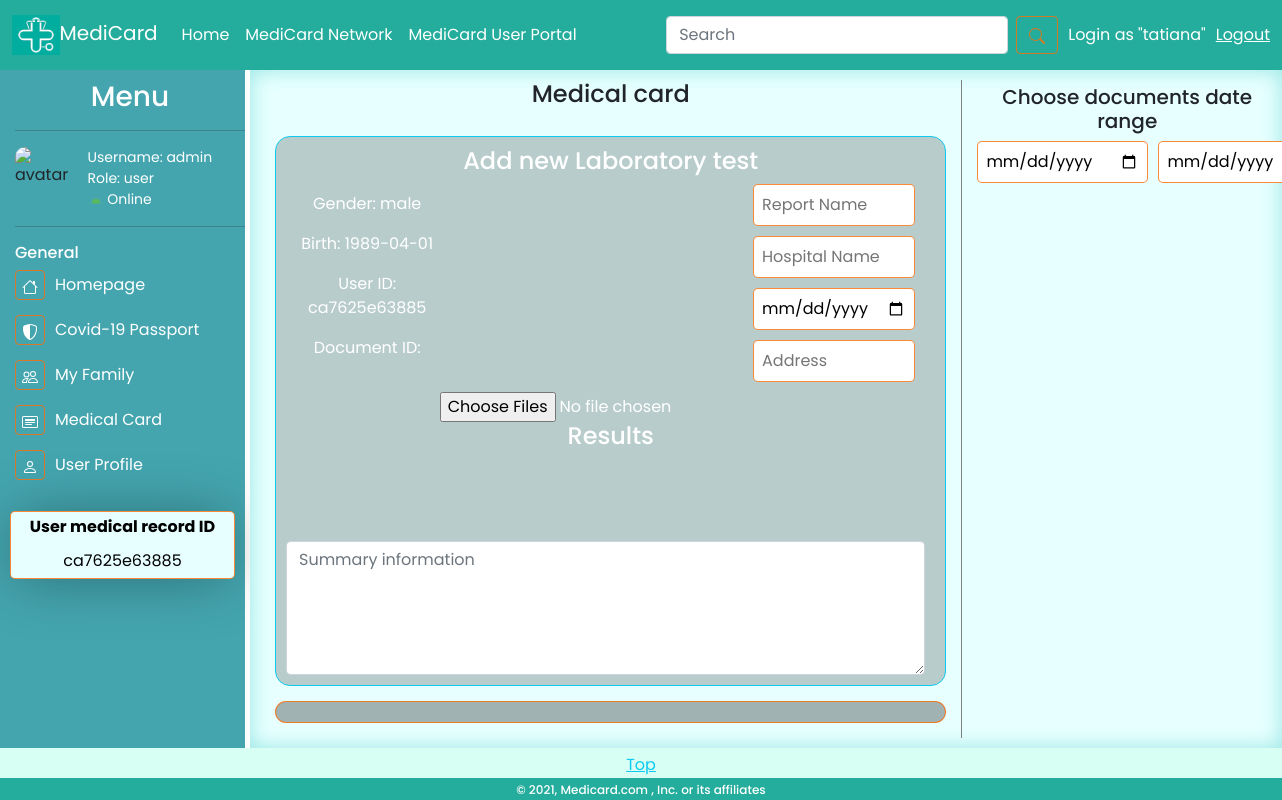
The app's page /portal/card/ca7625e63885 (signed in), older data.
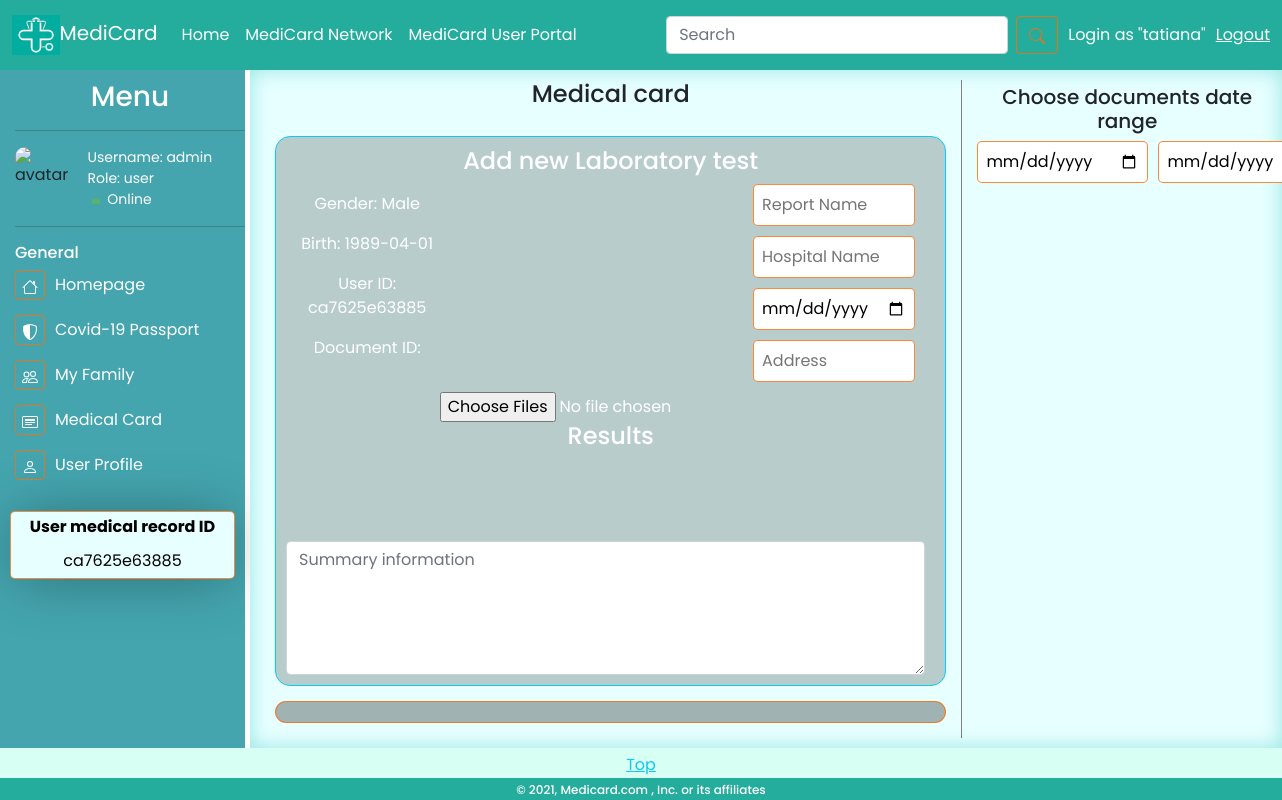
The same page, newer data.
### portal/models.py (models this page shows, shortened)
class User(AbstractUser):
    user_role = models.CharField(max_length=30, default="user")
    avatar_url = models.URLField(
        default="https://firebasestorage.googleapis.com/v0/b/medicard-db.appspot.com/o/portal%2Fimg%2Fnoimage.jpg?alt=media&token=defb69c4-2ffc-4e10-be83-75498408c2e2")
    med_id = models.CharField(max_length=255, default=uuid.uuid4().hex[:12])
    passport = models.CharField(max_length=64, default=None, null=True, unique=True)
    full_name = models.CharField(max_length=100, null=True)
    gender = models.CharField(max_length=15, default='Male', null=True)
    birth_date = models.CharField(max_length=30, default="1920-01-01", null=True)
    bio = models.CharField(max_length=1000, default=None, null=True)
    home_address = models.CharField(max_length=255, null=True)
    job = models.CharField(max_length=255, null=True)
    phone_number = models.IntegerField(null=True)
    emergency_number = models.IntegerField(null=True)
    notifications = models.BooleanField(default=True)

### portal/views.py (the view, shortened to what this page needs)
# urls.py: path('portal', views.portal_view, name="portal"),
@login_required()
def portal_view(request, med_id="", page=""):
    if med_id == "":
        med_id = request.user.med_id
    if med_id == request.user.med_id:
        current_user = User.objects.get(med_id=request.user.med_id)
        info = User.objects.get(username=current_user.username)
        if page == "family":
            family_members = []
            members = FamilyMembers.objects.filter(user_id=request.user.id)
            if not members:
                return render(request, 'portal/portal.html', {
                    "user": info,
                    "family": True,
                    "owner": True
                })
            else:
                for member in members:
                    family_members.append(member.family_members_list_id)
                query = Q()
                for ident in family_members:
                    query.add(Q(id=ident), Q.OR)
                my_family = User.objects.filter(query)
                return render(request, 'portal/portal.html', {
                    "user": info,
                    "family": True,
                    "owner": True,
                    "my_family": my_family
                })
        elif page == "recognizer":
            return render(request, 'portal/portal.html', {
                "user": info,
                "recognizer": True,
                "owner": True,
            })
        elif page == "profile":
            return render(request, 'portal/profile.html', {
                "user": info,
                "owner": True,
            })
        elif page == "card":
            return render(request, 'portal/medicard.html', {
                "user": info,
                "owner": True,
            })
        elif page == "findhelp":
            return render(request, 'portal/portal.html', {
                "user": info,
                "findhelp": True,
                "owner": True
            })
        elif page == "covidpass":
            return render(request, 'portal/passport.html', {
                "user": info,
                "owner": True
            })
        else:
            return render(request, 'portal/portal.html', {
                "user": info,
                "dashboard": True,
                "owner": True
            })
    else:
        access_user = User.objects.get(med_id=med_id)
        access_check = AccessList.objects.filter(user_id=access_user.id, access_user=request.user.id)
        info = User.objects.get(med_id=med_id)
        if not access_check:
            return render(request, 'portal/portal.html', {
                "user": info,
                "error": True
            })
        else:
            if page == "card":
                return render(request, 'portal/medicard.html', {
                    "card": True,
                    "user": info
                })
            elif page == "profile":
                return render(request, 'portal/profile.html', {
                    "user": info
                })
            elif page == "covidpass":
                return render(request, 'portal/passport.html', {
                    "user": info,
                })
            else:
                return render(request, 'portal/portal.html', {
                    "user": info,
                    "dashboard": True
                })

### portal/templates/portal/medicard.html (shortened to what this page needs)
{% extends 'portal/portal_layout.html' %}
{% load static %}
{% block body %}
<div class="cards-container" id="app">
    <div class="documents-container">
        <div class="recognized">
            <div class="recognized-header">
                <h4>Medical card</h4>
            </div>
            <div class="modal-container">
                <div class="modal-add">
                    <div class="modal-add-header"><h4>Add new Laboratory test</h4></div>
                    <div class="row-main">
                        <div class="column-quater">
                            <p>Gender: {{ user.gender }} </p>
                            <p>Birth: {{ user.birth_date }}</p>
                            <p><span>User ID: </span><span>{{ user.med_id }}</span></p>
                            <p><span>Document ID: </span></p>
                        </div>
                        <div class="column-quater">
                            <input class="custom-input top-input" name="report_name" placeholder="Report Name"
                                   required type="text">
                            <input class="custom-input top-input" name="hospital_name" placeholder="Hospital Name"
                                   required type="text">
                            <input class="custom-input top-input" name="date" placeholder="Date" required type="date">
                            <input class="custom-input top-input" name="address" placeholder="Address" required
                                   type="text">
                        </div>
                    </div>
                    <input accept="jpg,png, gif" id="image-add-record" multiple="true" type="file">
                    <div class="modal-add-body">
                        <div class="modal-add-header"><h4>Results</h4></div>
                        <br/>
                        <br/>
                        <div class="summary-info">
                            <div class="form-group">
                        <textarea class="form-control summary"
                                  maxlength="500"
                                  placeholder="Summary information"
                                  rows="5"></textarea>
                            </div>
                        </div>
                    </div>
                </div>
            </div>
            <div class="document-container">
                <div class="report-container">
                </div>
            </div>
        </div>
        <div class="uploaded">
            <div class="card-sidebar-header"><h5>Choose documents date range</h5></div>
            <div class="date-picker">
                <input class="custom-input" id="date-from" placeholder="Date From" type="date">
                <input class="custom-input" id="date-to" placeholder="Date To" type="date">
            </div>
        </div>
    </div>
</div>
{% endblock %}

### portal/templates/portal/portal_layout.html (shortened to what this page needs)
{% load static %}
<!DOCTYPE html>
<html lang="en">
<head>
    <link rel="stylesheet" href="{% static 'portal/css/styles.css' %}">
    <link href="https://cdn.jsdelivr.net/npm/bootstrap@5.0.0-beta2/dist/css/bootstrap.min.css" rel="stylesheet">
</head>
<body>
<nav class="navbar navbar-expand-lg top-bar">
    <div class="container-fluid">
        <a class="navbar-brand  brand" href="{% url 'index' %}"><img alt="logo" height="40px" src="{% static 'portal/img/logo.png'%}">MediCard</a>
        <div class="collapse navbar-collapse" id="navbarText">
            <ul class="navbar-nav me-auto mb-2 mb-lg-0">
                <li class="nav-item">
                    <a aria-current="page" class="nav-link active" href="{% url 'index' %}">Home</a>
                </li>
                {% if user.is_authenticated  %}
                <li class="nav-item">
                    <a class="nav-link" href="{% url 'network'">MediCard Network</a>
                </li>
                 <li class="nav-item">
                    <a class="nav-link" href="{% url 'portal' %}">MediCard User Portal</a>
                </li>
                {% endif %}
            </ul>
            <div class="search-bar">
                <form class="d-flex">
                    <input aria-label="Search" class="form-control me-2" placeholder="Search" type="search">
                    <button class="btn s-button" type="submit">
                    </button>
                </form>
            </div>
            <span class="navbar-text login">
                {% if user.is_authenticated  %}
              Login as "{{ request.user.username }}"
                {% else %}
                 Not login yet
                {% endif %}
      </span>
            {% if user.is_authenticated  %}
            <a class="login" href="{% url 'logout' %}" >Logout</a>
            {% else %}
            <a class="login" href="{% url 'login' %}" >Login</a>
            {% endif %}
        </div>
    </div>
</nav>
<div class="container-portal" id="">
    <div class="menu-portal">
        <div class="title-menu"><h3 class="title-menu-text">Menu</h3></div>
        <hr/>
        <div class="user-info">
            <div class="avatar" data-link="{{ user.avatar_url }}">
                <img alt="avatar" src="{{ user.avatar_url }}">
            </div>
            <div class="about">
                <div class="name">Username: {{ user.username}}</div>
                <div class="role">Role: {{ user.user_role }}</div>
                <div class="status">
                    Online
                </div>
            </div>
        </div>
        <hr/>
        <div class="title-general"><h3 class="title-general-text">General</h3></div>
        <ul class="ul-menu">
            <a href="{% url 'portal' %}">
                <li class="menu-link">
                    <div class="background-ico">
                    </div>
                    <span class="link-desc">Homepage</span>
                </li>
            </a>
            <a href="{% url 'portal' %}/covidpass/{{user.med_id}}">
                <li class="menu-link">
                    <div class="background-ico">
                    </div>
                    <span class="link-desc">Covid-19 Passport</span>
                </li>
            </a>
            <a href="{% url 'portal' %}/family/{{user.med_id}}">
                <li class="menu-link">
                    <div class="background-ico">
                    </div>
                    <span class="link-desc">My Family</span>
                </li>
            </a>
            <a href="{% url 'portal' %}/card/{{user.med_id}}">
                <li class="menu-link">
                    <div class="background-ico">
                    </div>
                    <span class="link-desc">Medical Card</span>
                </li>
            </a>
            <a href="{% url 'portal' %}/profile/{{user.med_id}}">
                <li class="menu-link">
                    <div class="background-ico">
                    </div>
                    <span class="link-desc">User Profile</span>
                </li>
            </a>
        </ul>
        <div class="id-box">
            <h6><strong>User medical record ID</strong></h6>
            <div class="id-number">
                {{ user.med_id }}
            </div>
        </div>
    </div>
{% block body %}
{% endblock %}
    </div>
<div class="footer">
    <div class="go-top">
        <a class="top">Top</a>
    </div>
    <div class="footer-med">
        <h6 class="footer-text">© 2021, Medicard.com , Inc. or its affiliates</h6>
    </div>
</div>
</body>
</html>

### portal/static/portal/css/styles.css (style rules this page uses)
* { margin: 0; padding: 0; font-family: 'Poppins', sans-serif; }
.active { background-color: #24ad9c75; }
.custom-input { border: 1px solid #fb6f0cd1; padding: 0.5rem; width: 100%; margin: 0px 10px 10px 0px; border-radius: 5px; -webkit-transition: all 0.30s ease-in-out; -moz-transition: all 0.30s ease-in-out; -ms-transition: all 0.30s ease-in-out; -o-transition: all 0.30s ease-in-out; outline: none; }
.row-main { display: flex; justify-content: space-between; }
.column-quater { width: 25%; margin-right: 20px }
.top-bar { display: flex; width: 100%; height: 70px !important; background-color: #24ad9c; justify-content: space-around; color: #fff; }
.top-bar a { color: #fff; transition: 0.4s; }
.search-bar { padding: 0; margin: 0; }
.s-button { color: #fb6f0cd1 !important; border-color: #fb6f0cd1 !important; transition: 0.8s; }
.login { margin-left: 10px; }
body { background-color: gainsboro; }
.go-top { width: 100%; height: 30px; background-color: #d0fff2d1; display: flex; justify-content: center; }
.top { padding: 5px; color: #0dcaf0; cursor: pointer; }
.footer-med { width: 100%; background-color: #24ad9c; color: #fff; display: flex; justify-content: center; }
.footer-text { margin: 5px; font-size: 12px; justify-content: center; align-items: center; text-align: center; }
.container-portal { background-color: #e7ffff; display: grid; grid-template-columns: 250px auto; grid-template-areas: "menu body"; }
.menu-portal { grid-area: menu; background-color: #44a5af; border-right: 5px solid #fff; }
.menu-portal > * { margin-left: 15px; }
.title-menu { justify-content: center; align-items: center; text-align: center; }
.title-menu-text { color: #fff; margin-top: 10px; }
.user-info { display: flex; }
.avatar { height: 25%; width: 25%; }
.avatar img { width: 60px; border-radius: 10px; }
.about { margin-left: 15px; color: #fff; font-size: 14px; }
.title-general { align-items: flex-start; }
.title-general-text { color: #fff; font-size: 16px; }
.ul-menu { margin-left: 15px !important; padding: 0px; }
.ul-menu a { text-decoration: none; }
.menu-link { display: flex; grid-area: body; color: #fff; list-style-type: none; padding: 0px 0px 15px 0px; }
.background-ico { margin-right: 10px; font-size: 12px; width: 30px; height: 30px; line-height: 30px; text-align: center; border-radius: 4px; transition: 0.8s; border: 1px solid #fb6f0cd1; }
.link-desc { margin-top: 3px; transition: 0.8s; }
.id-box { -webkit-box-shadow: 0px 2px 60px -6px rgba(0, 0, 0, 0.38); -moz-box-shadow: 0px 2px 60px -6px rgba(0, 0, 0, 0.38); box-shadow: 0px 2px 60px -6px rgba(0, 0, 0, 0.38); border-radius: 5px; margin: 10px; background-color: #e7ffff; align-items: flex-end; border: 1px solid #fb6f0cd1; transition: border 0.8s; }
.id-box h6 { padding: 5px; color: #000; justify-content: center; text-align: center; }
.id-number { color: #000; text-align: center; text-shadow: #0dcaf0; padding-bottom: 5px; }
.cards-container { background-color: #e7ffff; -webkit-box-shadow: inset 0px 0px 20px 1px rgba(156, 232, 229, 1); -moz-box-shadow: inset 0px 0px 20px 1px rgba(156, 232, 229, 1); box-shadow: inset 0px 0px 20px 1px rgba(156, 232, 229, 1); }
.documents-container { display: grid; grid-template-columns: 70% 30%; grid-template-areas: "recognized uploaded"; animation: 2s visability; }
.recognized { margin: 10px; text-align: center; border-right: 1px solid grey; grid-area: recognized; position: relative; }
.uploaded { padding: 5px; grid-area: uploaded; }
.modal-container { border-radius: 15px; color: #fff; display: flex; flex-wrap: wrap; margin: 15px; padding: 10px; background-color: rgba(0, 0, 0, 0.2); justify-content: center; border: 1px solid #0dcaf0 !important; animation: 1s visability; transition: 1s all ease; }
.report-container { border-radius: 15px; color: #fff; display: flex; flex-wrap: wrap; margin: 15px; padding: 10px; background-color: rgba(0, 0, 0, 0.3); justify-content: center; border: 1px solid #fb6f0cd1 !important; }
.summary-info { margin-top: 5px; margin-right: 10px; }
.card-sidebar-header { margin-top: 10px; text-align: center; }
.date-picker { display: flex; justify-content: space-around; }

Row changes from the older to the newer data that the page shows:
changed User "ca7625e63885": gender "male" → "Male"
